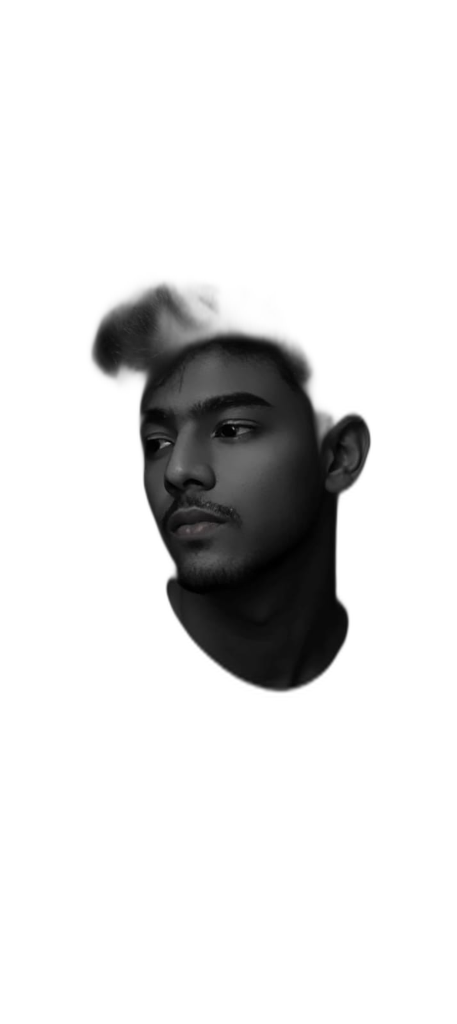
#> input picture profile.png, 457 x 1024 px, given in place of uploaded_media_1769670097221.png, which was not available
$ python process_vignette.py
#> lines starting #> are read from the running program, lines starting #| are printed output that depends on the picture; pictures that were not available may be replaced by others from this repository, and a replacement may not be noted
import sys
from PIL import Image, ImageEnhance, ImageOps, ImageDraw, ImageFilter

def process_image():
    # Use the original uploaded image which has the black background
    input_path = r"C:\Users\USER\.gemini\antigravity\brain\1ca64a6e-446b-43c8-817b-311506dca950\uploaded_media_1769670097221.png"
    output_path = r"c:\Users\USER\Desktop\port\public\profile_vignette.png"

    print(f"Processing {input_path}...")

    # 1. Load Original
    try:
        img = Image.open(input_path).convert("RGBA")
#> img is the input picture: PIL image 457x1024 RGBA; mean R, G, B, A 4.6, 4.6, 4.6, 34.6
    except Exception as e:
        print(f"Error opening image: {e}")
        return

    # 2. Convert to Grayscale (B&W) but keep RGBA for alpha
    gray = ImageOps.grayscale(img).convert("RGB")
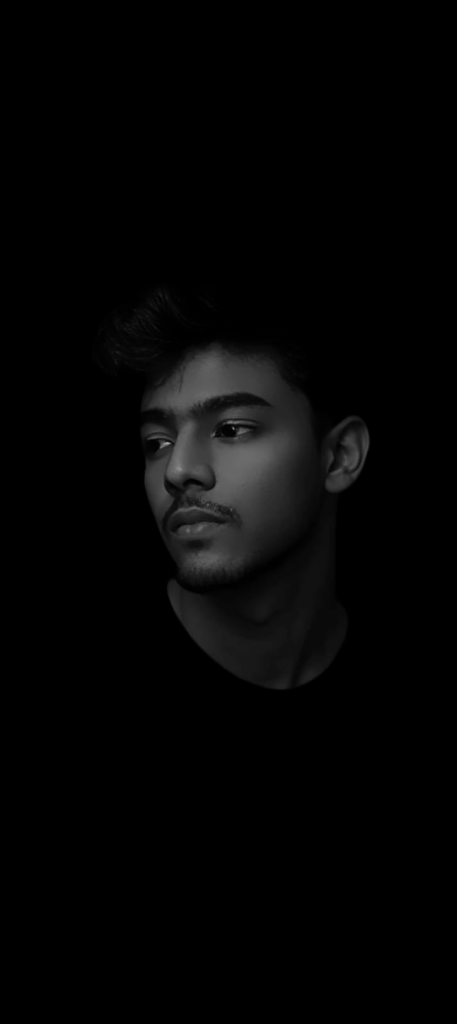
#> gray: PIL image 457x1024 RGB; min 0, max 167, mean 4.6
    r, g, b = gray.split()

    # 3. Create a Vignette Mask
    # We want to keep the center opaque and fade the edges.
    # The original image likely has a black background already, so fading to transparent
    # will smoothly blend from "Image Black" to "Website Background (Dark)".

    width, height = img.size
#> width = 457; height = 1024

    # Create radial gradient mask
    # Center of gravity for the vignette (approx face position)
    center_x = width // 2
#> center_x = 228
    center_y = height // 2.5 # Slightly up from center
#> center_y = 409

    radius = min(width, height) * 0.8
#> radius = 365.6

    mask = Image.new("L", (width, height), 0)
#> mask: PIL image 457x1024 L; every value is 0
    draw = ImageDraw.Draw(mask)

    # Draw a filled ellipse for the opaque center
    # We'll use a blurred ellipse to create the fade

    # Define a gradient mesh or simple radial fade
    # Simpler approach: Create a radial gradient from 255 to 0

    x = np.arange(width)
#> x = 457 values from 0 to 456
    y = np.arange(height)
#> y = 1024 values from 0 to 1023
    xx, yy = np.meshgrid(x, y)

    # Distance from center
    dist = np.sqrt((xx - center_x)**2 + (yy - center_y)**2)

    # Sigmoid or linear fade
    # max value at center, min at edges
    # Normalize dist: 0 at center, 1 at radius
    norm_dist = dist / (radius * 0.8)

    # Invert so center is 1 (opaque), edge is 0 (transparent)
    alpha = np.clip(1 - norm_dist, 0, 1)

    # Apply a curve to make the falloff nicer (keep center solid longer)
    alpha = alpha ** 0.5 # root curve pushes values higher (more solid center)

    # But wait, looking at the image, we want the BOTTOM to fade out completely (classic portrait fade)
    # So let's multiply by a vertical gradient as well.

    # Vertical fade (bottom 20% fades out)
    v_fade = np.ones((height, width))
    fade_start = int(height * 0.7)
#> fade_start = 716
    fade_len = height - fade_start
#> fade_len = 308

    for r_idx in range(fade_start, height):
        ratio = (r_idx - fade_start) / fade_len
        v_fade[r_idx, :] = 1 - ratio
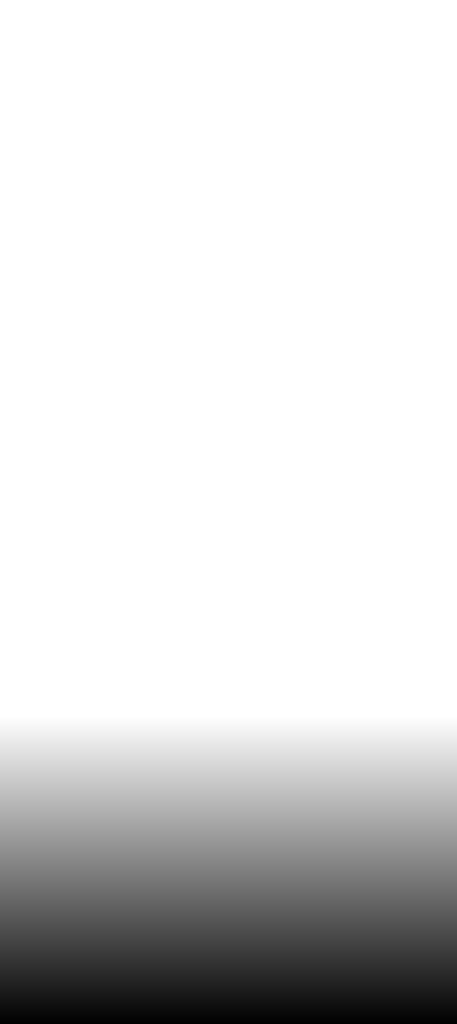
#> v_fade: shape (1024, 457) float64; min 0.00325, max 1, mean 0.85

    final_alpha = alpha * v_fade * 255
    final_alpha = final_alpha.astype(np.uint8)

    # Convert numpy alpha back to PIL
    mask_img = Image.fromarray(final_alpha, mode='L')
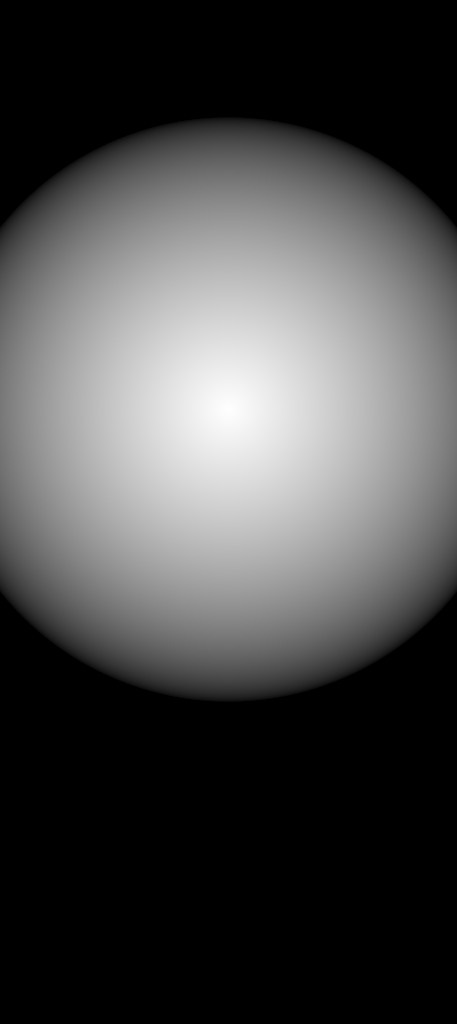
#> mask_img: PIL image 457x1024 L; min 0, max 255, mean 73.1

    # Merge
    final_img = Image.merge("RGBA", (r, g, b, mask_img))
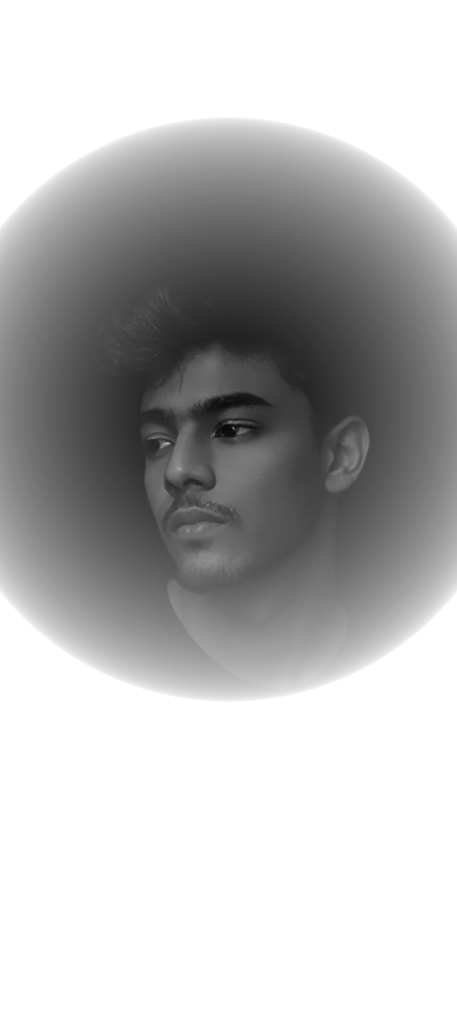
#> final_img: PIL image 457x1024 RGBA; mean R, G, B, A 4.6, 4.6, 4.6, 73.1; transparent parts drawn white

    # 4. Enhance Contrast
    enhancer = ImageEnhance.Contrast(final_img)
    final_img = enhancer.enhance(1.1)

    # 5. Save
    final_img.save(output_path)
    print(f"Saved to {output_path}")

try:
    import numpy as np
except ImportError:
    print("Installing numpy...")
    import subprocess
    subprocess.check_call([sys.executable, "-m", "pip", "install", "numpy"])
    import numpy as np

if __name__ == "__main__":
    process_image()

$ run again, on profile_v2.png
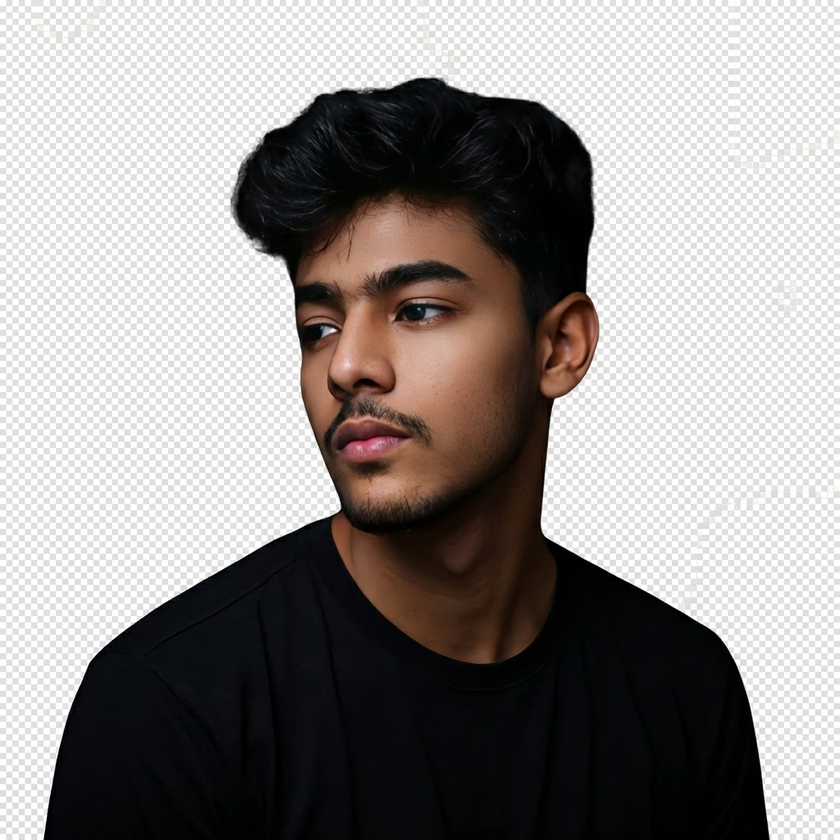
#> input picture profile_v2.png, 840 x 840 px, shrunk from 1024 x 1024 before the run, given in place of uploaded_media_1769670097221.png, which was not available
#> mask: PIL image 840x840 L; every value is 0
#> in process_image, `mask_img = Image.fromarray(final_alpha, mode='L')`:
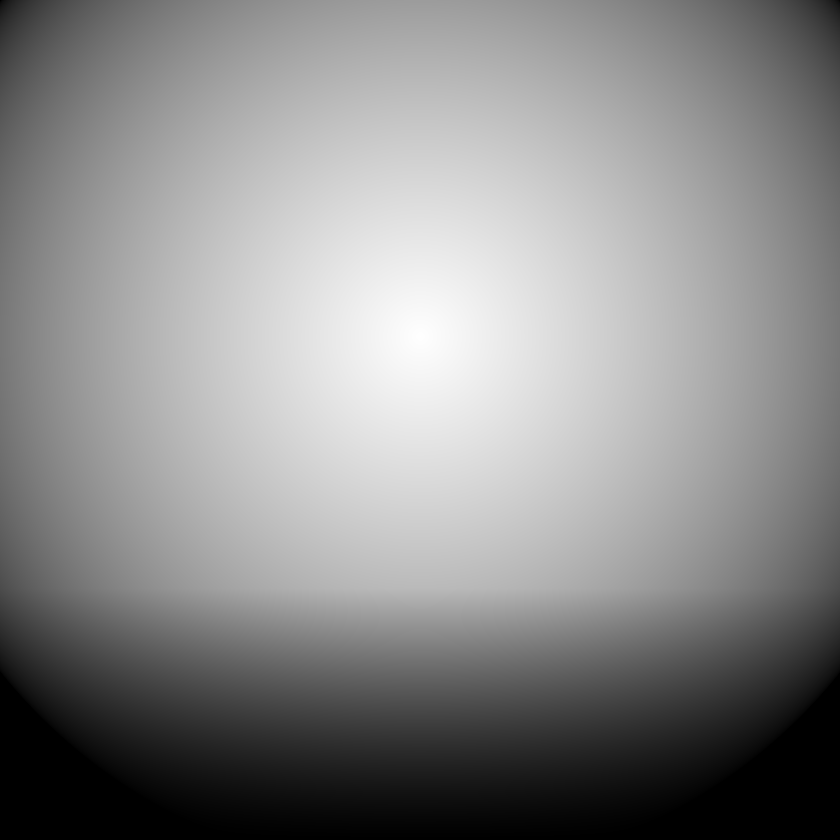
#> mask_img: PIL image 840x840 L; min 0, max 255, mean 137.8
#> in process_image, `final_img = Image.merge("RGBA", (r, g, b, mask_img))`:
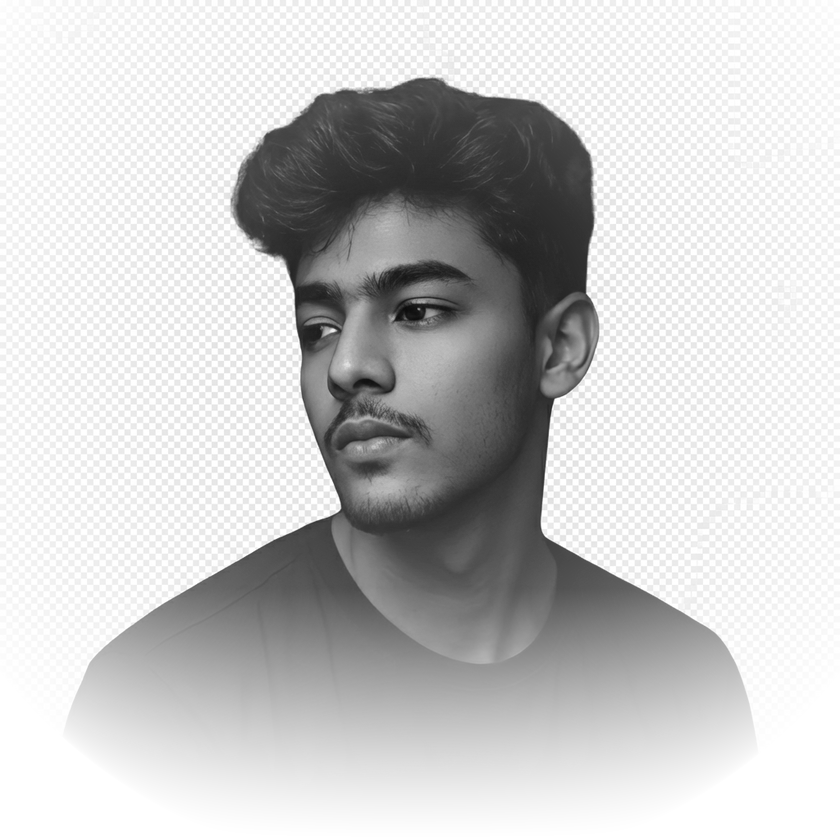
#> final_img: PIL image 840x840 RGBA; mean R, G, B, A 146.4, 146.4, 146.4, 137.8; transparent parts drawn white
